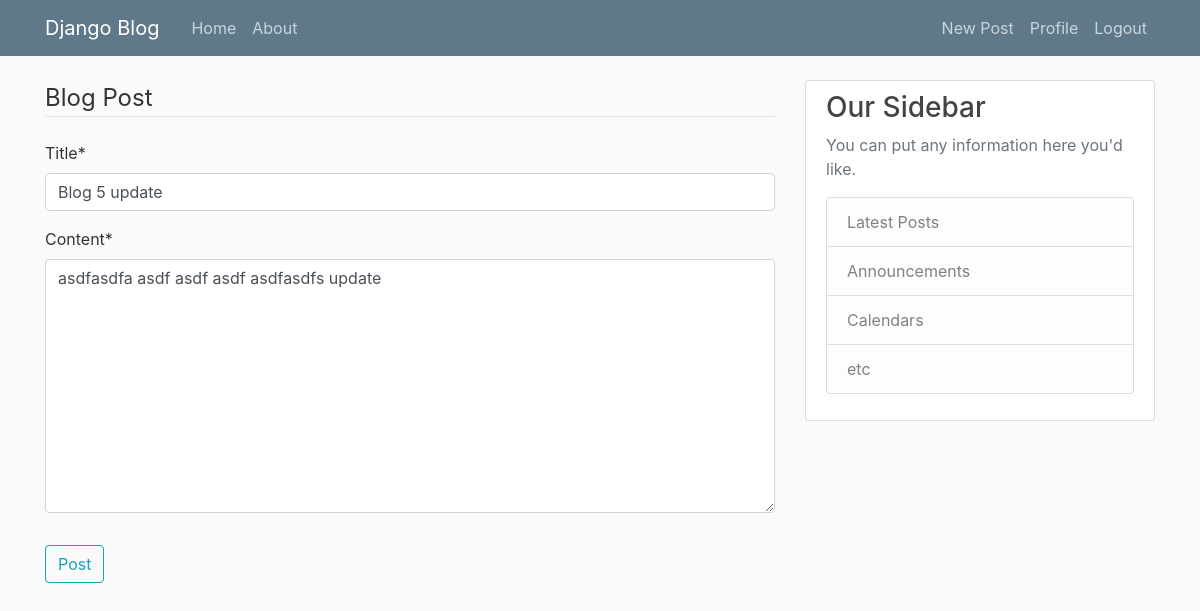
The app's page /post/5/update/ (signed in) with its own data.
### blog/models.py (models this page shows, shortened)
class Post(models.Model):
    title = models.CharField(max_length=100)
    content = models.TextField()
    date_posted = models.DateTimeField(default=timezone.now)
    author = models.ForeignKey(User, on_delete=models.CASCADE)

### blog/views.py (the view, shortened to what this page needs)
# urls.py: path('post/<int:pk>/update/', PostUpdateView.as_view(), name='post-update'),
class PostUpdateView(LoginRequiredMixin, UserPassesTestMixin, UpdateView):
    model = Post
    fields = ['title', 'content']
    def test_func(self):
        post = self.get_object()
        if self.request.user == post.author:
            return True
        return False

### blog/templates/blog/post_form.html (shortened to what this page needs)
{% extends "blog/base.html" %}
{% load crispy_forms_tags %}
{% block content %}
<div class="content">
	<form method="POST">
		<fieldset class="form-group">
			<legend class="border-bottom mb-4">Blog Post</legend>
			{{ form|crispy }}
		</fieldset>
		<div class="form-group">
			<button class="btn btn-outline-info" type="submit">Post</button>
		</div>
	</form>
</div>
{% endblock content %}

### blog/static/blog/main.css (style rules this page uses)
body { background: #fafafa; color: #333333; margin-top: 5rem; }

### records on screen
Post: title "Blog 5 update", content "asdfasdfa asdf asdf asdf asdfasdfs update"
